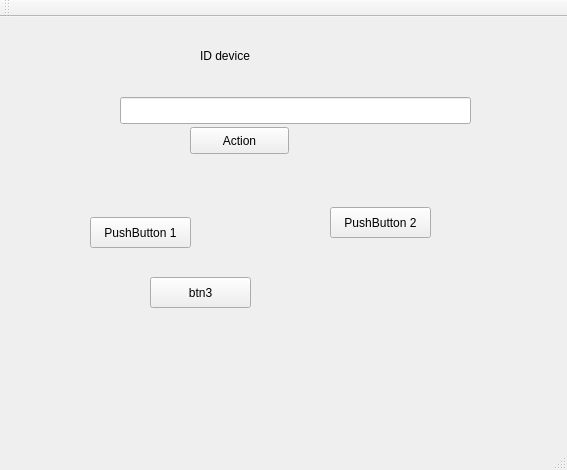
<?xml version="1.0" encoding="UTF-8"?>
<ui version="4.0">
 <class>MainWindow</class>
 <widget class="QMainWindow" name="MainWindow">
  <property name="geometry">
   <rect>
    <x>0</x>
    <y>0</y>
    <width>567</width>
    <height>470</height>
   </rect>
  </property>
  <property name="windowTitle">
   <string>MainWindow</string>
  </property>
  <widget class="QWidget" name="centralWidget">
   <widget class="QPushButton" name="pushButton">
    <property name="geometry">
     <rect>
      <x>90</x>
      <y>200</y>
      <width>101</width>
      <height>31</height>
     </rect>
    </property>
    <property name="text">
     <string>PushButton 1</string>
    </property>
   </widget>
   <widget class="QPushButton" name="pushButton_2">
    <property name="geometry">
     <rect>
      <x>330</x>
      <y>190</y>
      <width>101</width>
      <height>31</height>
     </rect>
    </property>
    <property name="text">
     <string>PushButton 2</string>
    </property>
   </widget>
   <widget class="QPushButton" name="pushButton_3">
    <property name="geometry">
     <rect>
      <x>150</x>
      <y>260</y>
      <width>101</width>
      <height>31</height>
     </rect>
    </property>
    <property name="text">
     <string>btn3</string>
    </property>
   </widget>
   <widget class="QLineEdit" name="lineEdit">
    <property name="geometry">
     <rect>
      <x>120</x>
      <y>80</y>
      <width>351</width>
      <height>27</height>
     </rect>
    </property>
   </widget>
   <widget class="QLabel" name="label">
    <property name="geometry">
     <rect>
      <x>200</x>
      <y>30</y>
      <width>67</width>
      <height>17</height>
     </rect>
    </property>
    <property name="text">
     <string>ID device</string>
    </property>
   </widget>
   <widget class="QPushButton" name="pushAction">
    <property name="geometry">
     <rect>
      <x>190</x>
      <y>110</y>
      <width>99</width>
      <height>27</height>
     </rect>
    </property>
    <property name="text">
     <string>Action</string>
    </property>
   </widget>
  </widget>
  <widget class="QMenuBar" name="menuBar">
   <property name="geometry">
    <rect>
     <x>0</x>
     <y>0</y>
     <width>567</width>
     <height>25</height>
    </rect>
   </property>
  </widget>
  <widget class="QToolBar" name="mainToolBar">
   <attribute name="toolBarArea">
    <enum>TopToolBarArea</enum>
   </attribute>
   <attribute name="toolBarBreak">
    <bool>false</bool>
   </attribute>
  </widget>
  <widget class="QStatusBar" name="statusBar"/>
 </widget>
 <layoutdefault spacing="6" margin="11"/>
 <resources/>
 <connections/>
</ui>
